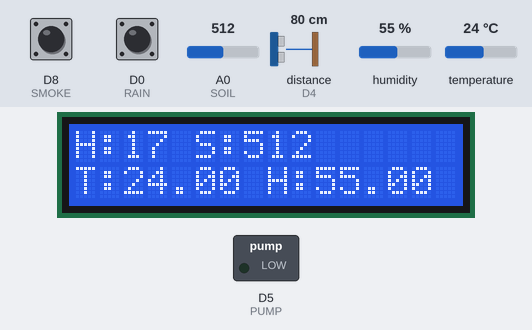
This sketch was run on a simulated ESP8266 (NodeMCU). On the bench: 16×2 character LCD, switched loads named in the sketch (green lamp = pin HIGH). Wiring (inferred from the names in the program): ultrasonic range finder: trigger D3; echo D4. Inputs (shaded band) come from the test bench; at power-on: A0 (SOIL) = 512, humidity 55 %, temperature 24 °C, D8 (SMOKE) LOW, D0 (RAIN) HIGH, distance to the obstacle (sensor on D4) 80 cm. The echo pulse lasts 58.3 µs per cm; WiFi joins after 1.5 s; servers stay silent unless stated; pins used as bus, display or sensor lines are not drawn; what the sketch prints to the serial monitor is not drawn.

Above: at 4.5 s.
4.6 s: A0 (SOIL) set to 692
At 7.1 s:
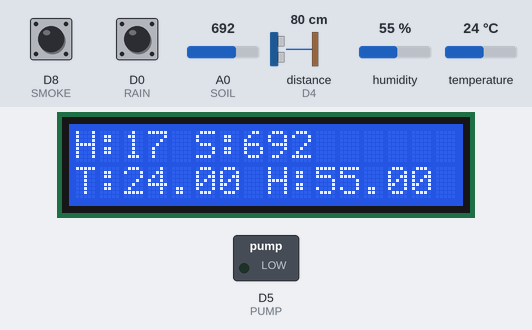
7.4 s: A0 (SOIL) set to 711
At 8.9 s:
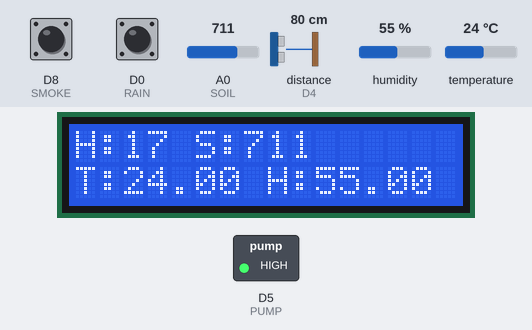
9.4 s: humidity set to 22 %
At 13.1 s:
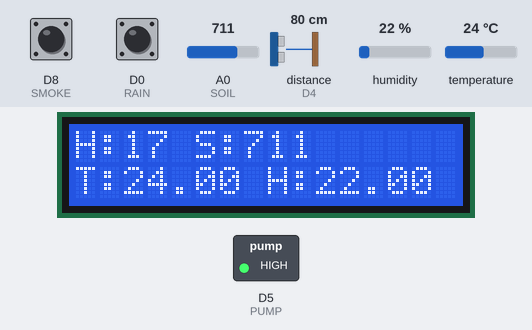
13.4 s: temperature set to 12 °C
At 17.1 s:
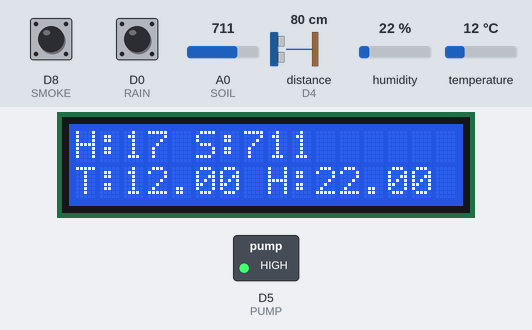
17.4 s: humidity set to 40 %
At 20.4 s:
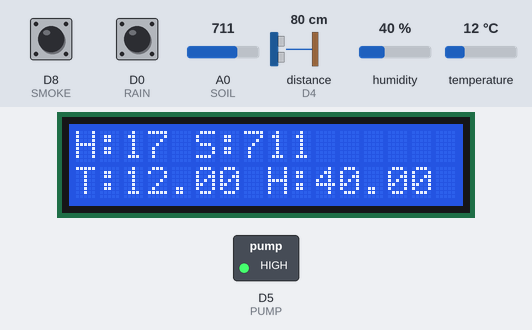
21.4 s: A0 (SOIL) set to 716
At 22.9 s:
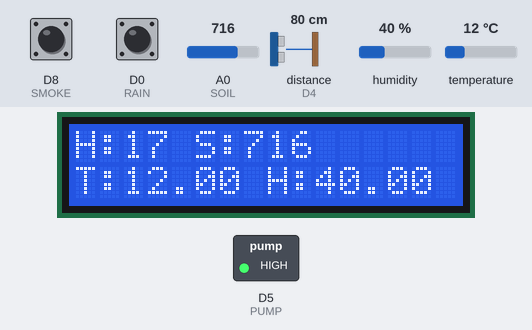
Timing chart, 0 to 24.4 s (numbered marks = the images above; inputs shaded):
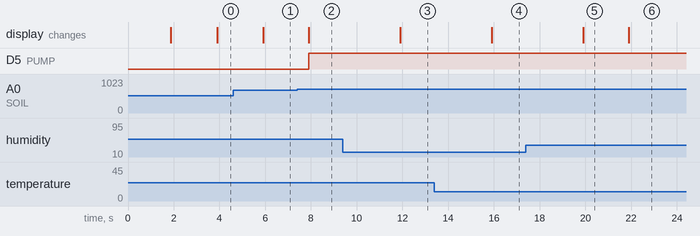

Measured:
- the behaviour switches between 699 and 700 on A0 (SOIL) (found by bisection; images 1 and 2)
- after the input at 4.6 s, the display: changes after 1.3 s (image 1)
- after the input at 7.4 s, D5 (PUMP): LOW → HIGH after 0.51 s; the display: changes after 0.51 s (image 2)
- after the input at 9.4 s, the display: changes after 2.5 s (image 3)
- after the input at 13.4 s, the display: changes after 2.5 s (image 4)
- after the input at 17.4 s, the display: changes after 2.5 s (image 5)
- after the input at 21.4 s, the display: changes after 0.51 s (image 6)

The sketch:

VESTA.ino
```cpp
#define BLYNK_TEMPLATE_ID " "
#define BLYNK_TEMPLATE_NAME " "
#define BLYNK_AUTH_TOKEN " "

#include <ESP8266WiFi.h>
#include <BlynkSimpleEsp8266.h>
#include <DHT.h>
#include <Wire.h>
#include <Servo.h>
#include <LiquidCrystal_I2C.h>
Servo myservo;

/* WIFI */
char ssid[] = " ";
char pass[] = " ";

/* PINS */

#define TRIG D3
#define ECHO D4
#define SOIL A0
#define RAIN D0
#define SMOKE D8
#define PUMP D5
#define DHTPIN D6

#define DHTTYPE DHT22

DHT dht(DHTPIN, DHTTYPE);

LiquidCrystal_I2C lcd(0x27,16,2);

BlynkTimer timer;

int plantHeight;
int soilValue;
int rainValue;
int smokeValue;
float temperature;
float humidity;

/*SMOKE*/
int getsmoke()
{
  int smoke = digitalRead(SMOKE);

  return smoke;

}


/* ULTRASONIC */

int getHeight()
{
  digitalWrite(TRIG, LOW);
  delayMicroseconds(2);

  digitalWrite(TRIG, HIGH);
  delayMicroseconds(10);

  digitalWrite(TRIG, LOW);

  long duration = pulseIn(ECHO, HIGH);
  int distance = duration * 0.034 / 2;

  int height = 17;

  return height;
}

void sendData()
{

  plantHeight = getHeight();
  soilValue = analogRead(SOIL);
  rainValue = digitalRead(RAIN);
  smokeValue = getsmoke();

  humidity = dht.readHumidity();
  temperature = dht.readTemperature();

  /* SERIAL MONITOR */

  Serial.println("------ SENSOR DATA ------");

  Serial.print("Height: ");
  Serial.println(plantHeight);

  Serial.print("Soil: ");
  Serial.println(soilValue);

  Serial.print("Rain: ");
  Serial.println(rainValue);

  Serial.print("Smoke: ");
  Serial.println(smokeValue);

  Serial.print("Temp: ");
  Serial.println(temperature);

  Serial.print("Humidity: ");
  Serial.println(humidity);

  Serial.println("-------------------------");

  /* LCD DISPLAY */

  lcd.clear();
  lcd.setCursor(0,0);
  lcd.print("H:");
  lcd.print(plantHeight);
  lcd.print(" S:");
  lcd.print(soilValue);

  lcd.setCursor(0,1);
  lcd.print("T:");
  lcd.print(temperature);
  lcd.print(" H:");
  lcd.print(humidity);

  /* PUMP CONTROL */

  if(soilValue < 700)
  {
    digitalWrite(PUMP, LOW);
  }
  else
  {
    digitalWrite(PUMP, HIGH);
  }
/*
  SERVO
  myservo.write(180);
  delay(2000);

  myservo.write(0);
  delay(60000);
*/
  /* BLYNK */

  Blynk.virtualWrite(V0, plantHeight);
  Blynk.virtualWrite(V8, soilValue);
  Blynk.virtualWrite(V2, rainValue);
  Blynk.virtualWrite(V5, smokeValue);
  Blynk.virtualWrite(V9, temperature);
  Blynk.virtualWrite(V10, humidity);
}

void setup()
{
  Serial.begin(115200);
  Blynk.begin(BLYNK_AUTH_TOKEN, ssid, pass);
  pinMode(TRIG, OUTPUT);
  pinMode(ECHO, INPUT);
  pinMode(RAIN, INPUT);
  pinMode(SMOKE, INPUT);
  pinMode(PUMP, OUTPUT);
  pinMode(DHTPIN, INPUT);

  dht.begin();

  lcd.init();
  lcd.backlight();

  timer.setInterval(2000L, sendData);
}

void loop()
{
  Blynk.run();
  timer.run();
}
```
